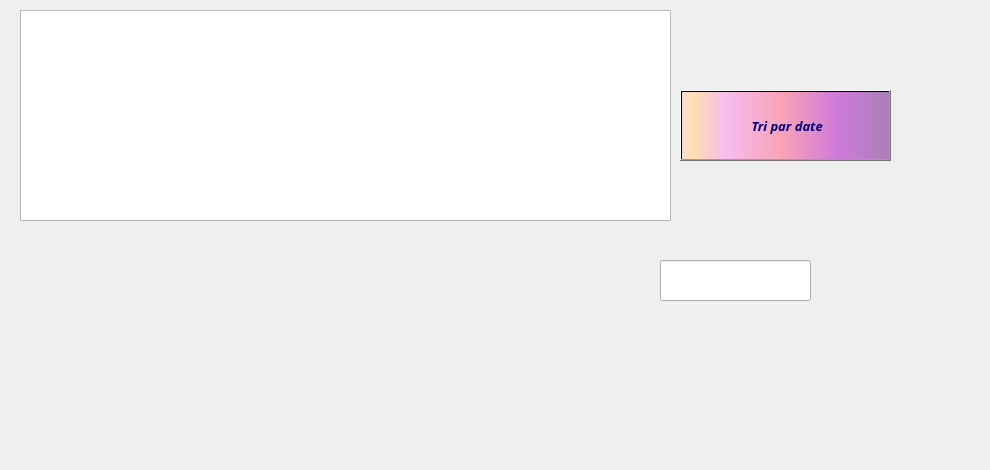
     <widget class="QWidget" name="tab_materiel_9">
      <attribute name="title">
       <string>Afficher</string>
      </attribute>
      <widget class="QLabel" name="label_materiel_36">
       <property name="geometry">
        <rect>
         <x>0</x>
         <y>-10</y>
         <width>981</width>
         <height>461</height>
        </rect>
       </property>
       <property name="text">
        <string/>
       </property>
       <property name="pixmap">
        <pixmap>../../../../../../../../../../i/00.png</pixmap>
       </property>
      </widget>
      <widget class="QTableView" name="tableView_materiel_2">
       <property name="geometry">
        <rect>
         <x>20</x>
         <y>10</y>
         <width>651</width>
         <height>211</height>
        </rect>
       </property>
      </widget>
      <widget class="QPushButton" name="pushButton_materiel_17">
       <property name="geometry">
        <rect>
         <x>680</x>
         <y>90</y>
         <width>211</width>
         <height>71</height>
        </rect>
       </property>
       <property name="font">
        <font>
         <family>Lucida Calligraphy</family>
         <pointsize>10</pointsize>
         <weight>75</weight>
         <italic>true</italic>
         <bold>true</bold>
         <underline>false</underline>
         <strikeout>false</strikeout>
        </font>
       </property>
       <property name="styleSheet">
        <string notr="true">background-color: qlineargradient(spread:pad, x1:1, y1:0, x2:1, y2:0, stop:0.919598 rgba(255, 0, 111, 255), stop:0.98 rgba(0, 0, 0, 255), stop:1 rgba(235, 148, 61, 255));
color: rgb(0, 0, 127);
background-color: qlineargradient(spread:pad, x1:0, y1:0, x2:1, y2:0, stop:0.0100503 rgba(252, 222, 204, 255), stop:0.0502513 rgba(254, 223, 175, 255), stop:0.211055 rgba(246, 189, 237, 255), stop:0.487437 rgba(249, 162, 183, 255), stop:0.753769 rgba(206, 122, 218, 255), stop:1 rgba(170, 128, 185, 255));</string>
       </property>
       <property name="text">
        <string> Tri par date</string>
       </property>
       <property name="icon">
        <iconset>
         <normaloff>../../../../../../../../../../i/tri.png</normaloff>../../../../../../../../../../i/tri.png</iconset>
       </property>
       <property name="iconSize">
        <size>
         <width>100</width>
         <height>121</height>
        </size>
       </property>
      </widget>
      <widget class="QLineEdit" name="lineEdit_materiel">
       <property name="geometry">
        <rect>
         <x>660</x>
         <y>260</y>
         <width>151</width>
         <height>41</height>
        </rect>
       </property>
      </widget>
      <widget class="QLabel" name="label_2">
       <property name="geometry">
        <rect>
         <x>820</x>
         <y>240</y>
         <width>121</width>
         <height>81</height>
        </rect>
       </property>
       <property name="text">
        <string/>
       </property>
       <property name="pixmap">
        <pixmap>../../../../../../../../../../i/Sans titre-1.png</pixmap>
       </property>
      </widget>
     </widget>
